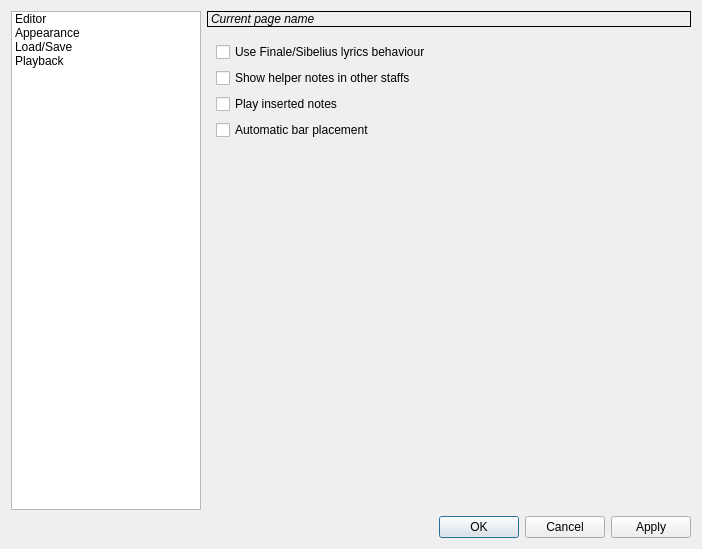
<ui version="4.0" >
 <class>uiSettingsDialog</class>
 <widget class="QDialog" name="uiSettingsDialog" >
  <property name="geometry" >
   <rect>
    <x>0</x>
    <y>0</y>
    <width>702</width>
    <height>549</height>
   </rect>
  </property>
  <property name="windowTitle" >
   <string>Settings</string>
  </property>
  <layout class="QVBoxLayout" name="verticalLayout" >
   <item>
    <layout class="QHBoxLayout" >
     <property name="spacing" >
      <number>6</number>
     </property>
     <property name="margin" >
      <number>0</number>
     </property>
     <item>
      <widget class="QListWidget" name="uiSettingsList" >
       <property name="sizePolicy" >
        <sizepolicy vsizetype="Expanding" hsizetype="Maximum" >
         <horstretch>0</horstretch>
         <verstretch>0</verstretch>
        </sizepolicy>
       </property>
       <property name="maximumSize" >
        <size>
         <width>190</width>
         <height>16777215</height>
        </size>
       </property>
       <property name="iconSize" >
        <size>
         <width>50</width>
         <height>50</height>
        </size>
       </property>
       <property name="flow" >
        <enum>QListView::TopToBottom</enum>
       </property>
       <property name="isWrapping" stdset="0" >
        <bool>false</bool>
       </property>
       <property name="spacing" >
        <number>0</number>
       </property>
       <property name="viewMode" >
        <enum>QListView::ListMode</enum>
       </property>
       <property name="uniformItemSizes" >
        <bool>false</bool>
       </property>
       <property name="wordWrap" >
        <bool>true</bool>
       </property>
       <item>
        <property name="text" >
         <string>Editor</string>
        </property>
        <property name="icon" >
         <iconset>
          <normaloff>images/settings/editorsettings.svg</normaloff>images/settings/editorsettings.svg</iconset>
        </property>
       </item>
       <item>
        <property name="text" >
         <string>Appearance</string>
        </property>
        <property name="icon" >
         <iconset>
          <normaloff>images/settings/colorsettings.svg</normaloff>images/settings/colorsettings.svg</iconset>
        </property>
       </item>
       <item>
        <property name="text" >
         <string>Load/Save</string>
        </property>
        <property name="icon" >
         <iconset>
          <normaloff>images/settings/floppy.svg</normaloff>images/settings/floppy.svg</iconset>
        </property>
       </item>
       <item>
        <property name="text" >
         <string>Playback</string>
        </property>
        <property name="icon" >
         <iconset>
          <normaloff>images/settings/midisetup.svg</normaloff>images/settings/midisetup.svg</iconset>
        </property>
       </item>
      </widget>
     </item>
     <item>
      <layout class="QVBoxLayout" >
       <property name="spacing" >
        <number>6</number>
       </property>
       <property name="margin" >
        <number>0</number>
       </property>
       <item>
        <widget class="QLabel" name="uiPageNameLabel" >
         <property name="font" >
          <font>
           <weight>50</weight>
           <italic>true</italic>
           <bold>false</bold>
          </font>
         </property>
         <property name="frameShape" >
          <enum>QFrame::Box</enum>
         </property>
         <property name="frameShadow" >
          <enum>QFrame::Plain</enum>
         </property>
         <property name="text" >
          <string>Current page name</string>
         </property>
        </widget>
       </item>
       <item>
        <widget class="QStackedWidget" name="uiStackedWidget" >
         <property name="frameShape" >
          <enum>QFrame::NoFrame</enum>
         </property>
         <property name="frameShadow" >
          <enum>QFrame::Plain</enum>
         </property>
         <property name="currentIndex" >
          <number>0</number>
         </property>
         <widget class="QWidget" name="editorSettings" >
          <layout class="QVBoxLayout" name="verticalLayout_2" >
           <item>
            <widget class="QCheckBox" name="uiFinaleLyricsCheckBox" >
             <property name="toolTip" >
              <string>When making hyphen, immediately jump to the next syllable without hitting space bar key.</string>
             </property>
             <property name="text" >
              <string>Use Finale/Sibelius lyrics behaviour</string>
             </property>
            </widget>
           </item>
           <item>
            <widget class="QCheckBox" name="uiShadowNotesInOtherStaffs" >
             <property name="toolTip" >
              <string>When inserting notes, show the helper notes in all staffs, not only in the active one.</string>
             </property>
             <property name="text" >
              <string>Show helper notes in other staffs</string>
             </property>
            </widget>
           </item>
           <item>
            <widget class="QCheckBox" name="uiPlayInsertedNotes" >
             <property name="toolTip" >
              <string>When inserting notes or changing existing notes pitch, play the new notes.</string>
             </property>
             <property name="text" >
              <string>Play inserted notes</string>
             </property>
            </widget>
           </item>
           <item>
            <widget class="QCheckBox" name="uiAutoBar" >
             <property name="toolTip" >
              <string>When inserting notes and rests, place a barline automatically, if the last bar is full.</string>
             </property>
             <property name="text" >
              <string>Automatic bar placement</string>
             </property>
            </widget>
           </item>
           <item>
            <spacer name="verticalSpacer" >
             <property name="orientation" >
              <enum>Qt::Vertical</enum>
             </property>
             <property name="sizeHint" stdset="0" >
              <size>
               <width>20</width>
               <height>40</height>
              </size>
             </property>
            </spacer>
           </item>
          </layout>
         </widget>
         <widget class="QWidget" name="appearanceSettings" >
          <widget class="QLabel" name="uiPreviewLabel" >
           <property name="geometry" >
            <rect>
             <x>10</x>
             <y>310</y>
             <width>84</width>
             <height>24</height>
            </rect>
           </property>
           <property name="text" >
            <string>Preview:</string>
           </property>
          </widget>
          <widget class="CAScoreViewPort" native="1" name="uiPreviewScoreViewPort" >
           <property name="geometry" >
            <rect>
             <x>10</x>
             <y>330</y>
             <width>640</width>
             <height>480</height>
            </rect>
           </property>
          </widget>
          <widget class="QWidget" name="layoutWidget" >
           <property name="geometry" >
            <rect>
             <x>10</x>
             <y>10</y>
             <width>481</width>
             <height>290</height>
            </rect>
           </property>
           <layout class="QVBoxLayout" >
            <property name="spacing" >
             <number>6</number>
            </property>
            <property name="margin" >
             <number>0</number>
            </property>
            <item>
             <layout class="QHBoxLayout" >
              <property name="spacing" >
               <number>6</number>
              </property>
              <property name="margin" >
               <number>0</number>
              </property>
              <item>
               <widget class="QLabel" name="uiBackgroundLabel" >
                <property name="toolTip" >
                 <string>Color which the background is filled.</string>
                </property>
                <property name="text" >
                 <string>Background color</string>
                </property>
               </widget>
              </item>
              <item>
               <widget class="QPushButton" name="uiBackgroundColor" >
                <property name="maximumSize" >
                 <size>
                  <width>80</width>
                  <height>16777215</height>
                 </size>
                </property>
                <property name="text" >
                 <string/>
                </property>
               </widget>
              </item>
              <item>
               <widget class="QPushButton" name="uiBackgroundRevert" >
                <property name="maximumSize" >
                 <size>
                  <width>30</width>
                  <height>16777215</height>
                 </size>
                </property>
                <property name="icon" >
                 <iconset>
                  <normaloff>images/settings/revert.svg</normaloff>images/settings/revert.svg</iconset>
                </property>
               </widget>
              </item>
             </layout>
            </item>
            <item>
             <layout class="QHBoxLayout" >
              <property name="spacing" >
               <number>6</number>
              </property>
              <property name="margin" >
               <number>0</number>
              </property>
              <item>
               <widget class="QLabel" name="uiForegroundLabel" >
                <property name="toolTip" >
                 <string>Color which the music elements are painted.</string>
                </property>
                <property name="text" >
                 <string>Foreground color</string>
                </property>
               </widget>
              </item>
              <item>
               <widget class="QPushButton" name="uiForegroundColor" >
                <property name="maximumSize" >
                 <size>
                  <width>80</width>
                  <height>16777215</height>
                 </size>
                </property>
                <property name="text" >
                 <string/>
                </property>
               </widget>
              </item>
              <item>
               <widget class="QPushButton" name="uiForegroundRevert" >
                <property name="maximumSize" >
                 <size>
                  <width>30</width>
                  <height>16777215</height>
                 </size>
                </property>
                <property name="icon" >
                 <iconset>
                  <normaloff>images/settings/revert.svg</normaloff>images/settings/revert.svg</iconset>
                </property>
               </widget>
              </item>
             </layout>
            </item>
            <item>
             <layout class="QHBoxLayout" >
              <property name="spacing" >
               <number>6</number>
              </property>
              <property name="margin" >
               <number>0</number>
              </property>
              <item>
               <widget class="QLabel" name="uiSelectionLabel" >
                <property name="toolTip" >
                 <string>Color which the selected music elements are painted.</string>
                </property>
                <property name="text" >
                 <string>Selected elements</string>
                </property>
               </widget>
              </item>
              <item>
               <widget class="QPushButton" name="uiSelectionColor" >
                <property name="maximumSize" >
                 <size>
                  <width>80</width>
                  <height>16777215</height>
                 </size>
                </property>
                <property name="text" >
                 <string/>
                </property>
               </widget>
              </item>
              <item>
               <widget class="QPushButton" name="uiSelectionRevert" >
                <property name="maximumSize" >
                 <size>
                  <width>30</width>
                  <height>16777215</height>
                 </size>
                </property>
                <property name="icon" >
                 <iconset>
                  <normaloff>images/settings/revert.svg</normaloff>images/settings/revert.svg</iconset>
                </property>
               </widget>
              </item>
             </layout>
            </item>
            <item>
             <layout class="QHBoxLayout" >
              <property name="spacing" >
               <number>6</number>
              </property>
              <property name="margin" >
               <number>0</number>
              </property>
              <item>
               <widget class="QLabel" name="uiSelectedContextLabel" >
                <property name="toolTip" >
                 <string>Color which the current context is painted.</string>
                </property>
                <property name="text" >
                 <string>Selected context</string>
                </property>
               </widget>
              </item>
              <item>
               <widget class="QPushButton" name="uiSelectedContextColor" >
                <property name="maximumSize" >
                 <size>
                  <width>80</width>
                  <height>16777215</height>
                 </size>
                </property>
                <property name="text" >
                 <string/>
                </property>
               </widget>
              </item>
              <item>
               <widget class="QPushButton" name="uiSelectedContextRevert" >
                <property name="maximumSize" >
                 <size>
                  <width>30</width>
                  <height>16777215</height>
                 </size>
                </property>
                <property name="icon" >
                 <iconset>
                  <normaloff>images/settings/revert.svg</normaloff>images/settings/revert.svg</iconset>
                </property>
               </widget>
              </item>
             </layout>
            </item>
            <item>
             <layout class="QHBoxLayout" >
              <property name="spacing" >
               <number>6</number>
              </property>
              <property name="margin" >
               <number>0</number>
              </property>
              <item>
               <widget class="QLabel" name="uiSelectionAreaLabel" >
                <property name="toolTip" >
                 <string>Color which the selection area background is filled.</string>
                </property>
                <property name="text" >
                 <string>Selection area</string>
                </property>
               </widget>
              </item>
              <item>
               <widget class="QPushButton" name="uiSelectionAreaColor" >
                <property name="maximumSize" >
                 <size>
                  <width>80</width>
                  <height>16777215</height>
                 </size>
                </property>
                <property name="text" >
                 <string/>
                </property>
               </widget>
              </item>
              <item>
               <widget class="QPushButton" name="uiSelectionAreaRevert" >
                <property name="maximumSize" >
                 <size>
                  <width>30</width>
                  <height>16777215</height>
                 </size>
                </property>
                <property name="icon" >
                 <iconset>
                  <normaloff>images/settings/revert.svg</normaloff>images/settings/revert.svg</iconset>
                </property>
               </widget>
              </item>
             </layout>
            </item>
            <item>
             <layout class="QHBoxLayout" >
              <property name="spacing" >
               <number>6</number>
              </property>
              <property name="margin" >
               <number>0</number>
              </property>
              <item>
               <widget class="QLabel" name="uiHiddenElementsLabel" >
                <property name="toolTip" >
                 <string>Color which the invisible elements are painted in current-voice-only mode.</string>
                </property>
                <property name="text" >
                 <string>Hidden elements</string>
                </property>
               </widget>
              </item>
              <item>
               <widget class="QPushButton" name="uiHiddenElementsColor" >
                <property name="maximumSize" >
                 <size>
                  <width>80</width>
                  <height>16777215</height>
                 </size>
                </property>
                <property name="text" >
                 <string/>
                </property>
               </widget>
              </item>
              <item>
               <widget class="QPushButton" name="uiHiddenElementsRevert" >
                <property name="maximumSize" >
                 <size>
                  <width>30</width>
                  <height>16777215</height>
                 </size>
                </property>
                <property name="icon" >
                 <iconset>
                  <normaloff>images/settings/revert.svg</normaloff>images/settings/revert.svg</iconset>
                </property>
               </widget>
              </item>
             </layout>
            </item>
            <item>
             <layout class="QHBoxLayout" >
              <property name="spacing" >
               <number>6</number>
              </property>
              <property name="margin" >
               <number>0</number>
              </property>
              <item>
               <widget class="QLabel" name="uiDisabledElements" >
                <property name="toolTip" >
                 <string>Color which the elements in non-selected voice are painted.</string>
                </property>
                <property name="text" >
                 <string>Disabled elements</string>
                </property>
               </widget>
              </item>
              <item>
               <widget class="QPushButton" name="uiDisabledElementsColor" >
                <property name="maximumSize" >
                 <size>
                  <width>80</width>
                  <height>16777215</height>
                 </size>
                </property>
                <property name="text" >
                 <string/>
                </property>
               </widget>
              </item>
              <item>
               <widget class="QPushButton" name="uiDisabledElementsRevert" >
                <property name="maximumSize" >
                 <size>
                  <width>30</width>
                  <height>16777215</height>
                 </size>
                </property>
                <property name="icon" >
                 <iconset>
                  <normaloff>images/settings/revert.svg</normaloff>images/settings/revert.svg</iconset>
                </property>
               </widget>
              </item>
             </layout>
            </item>
           </layout>
          </widget>
         </widget>
         <widget class="QWidget" name="loadSaveSettings" >
          <widget class="QWidget" name="layoutWidget" >
           <property name="geometry" >
            <rect>
             <x>10</x>
             <y>10</y>
             <width>481</width>
             <height>68</height>
            </rect>
           </property>
           <layout class="QVBoxLayout" >
            <property name="spacing" >
             <number>6</number>
            </property>
            <property name="margin" >
             <number>0</number>
            </property>
            <item>
             <widget class="QLabel" name="uiDocumentsDirectoryLabel" >
              <property name="text" >
               <string>Default documents location:</string>
              </property>
             </widget>
            </item>
            <item>
             <layout class="QHBoxLayout" >
              <property name="spacing" >
               <number>6</number>
              </property>
              <property name="margin" >
               <number>0</number>
              </property>
              <item>
               <widget class="QLineEdit" name="uiDocumentsDirectory" />
              </item>
              <item>
               <widget class="QPushButton" name="uiDocumentsDirectoryBrowse" >
                <property name="maximumSize" >
                 <size>
                  <width>30</width>
                  <height>16777215</height>
                 </size>
                </property>
                <property name="text" >
                 <string>...</string>
                </property>
               </widget>
              </item>
              <item>
               <widget class="QPushButton" name="uiDocumentsDirectoryRevert" >
                <property name="maximumSize" >
                 <size>
                  <width>30</width>
                  <height>16777215</height>
                 </size>
                </property>
                <property name="icon" >
                 <iconset>
                  <normaloff>images/settings/revert.svg</normaloff>images/settings/revert.svg</iconset>
                </property>
               </widget>
              </item>
             </layout>
            </item>
           </layout>
          </widget>
          <widget class="QWidget" name="layoutWidget" >
           <property name="geometry" >
            <rect>
             <x>10</x>
             <y>90</y>
             <width>481</width>
             <height>61</height>
            </rect>
           </property>
           <layout class="QVBoxLayout" >
            <property name="spacing" >
             <number>6</number>
            </property>
            <property name="margin" >
             <number>0</number>
            </property>
            <item>
             <widget class="QLabel" name="uiDefaultSaveLabel" >
              <property name="text" >
               <string>Default file format for saving:</string>
              </property>
             </widget>
            </item>
            <item>
             <widget class="QComboBox" name="uiDefaultSaveComboBox" >
              <property name="sizePolicy" >
               <sizepolicy vsizetype="Preferred" hsizetype="Preferred" >
                <horstretch>0</horstretch>
                <verstretch>0</verstretch>
               </sizepolicy>
              </property>
             </widget>
            </item>
           </layout>
          </widget>
          <widget class="QWidget" name="layoutWidget" >
           <property name="geometry" >
            <rect>
             <x>10</x>
             <y>160</y>
             <width>481</width>
             <height>33</height>
            </rect>
           </property>
           <layout class="QHBoxLayout" >
            <property name="spacing" >
             <number>6</number>
            </property>
            <property name="margin" >
             <number>0</number>
            </property>
            <item>
             <widget class="QLabel" name="uiAutoRecoveryLabel" >
              <property name="sizePolicy" >
               <sizepolicy vsizetype="Preferred" hsizetype="Maximum" >
                <horstretch>0</horstretch>
                <verstretch>0</verstretch>
               </sizepolicy>
              </property>
              <property name="text" >
               <string comment="Auto save every %n minutes." >Recovery saving interval in minutes:</string>
              </property>
             </widget>
            </item>
            <item>
             <widget class="QSpinBox" name="uiAutoRecoverySpinBox" >
              <property name="maximumSize" >
               <size>
                <width>70</width>
                <height>16777215</height>
               </size>
              </property>
              <property name="toolTip" >
               <string>Automatically make recovery documents every specified number of ellapsed minutes. 0 to disable recovery saving.</string>
              </property>
             </widget>
            </item>
            <item>
             <spacer>
              <property name="orientation" >
               <enum>Qt::Horizontal</enum>
              </property>
              <property name="sizeHint" stdset="0" >
               <size>
                <width>40</width>
                <height>20</height>
               </size>
              </property>
             </spacer>
            </item>
           </layout>
          </widget>
         </widget>
         <widget class="QWidget" name="midiSettings" >
          <widget class="QWidget" name="layoutWidget" >
           <property name="geometry" >
            <rect>
             <x>10</x>
             <y>10</y>
             <width>481</width>
             <height>431</height>
            </rect>
           </property>
           <layout class="QHBoxLayout" >
            <property name="spacing" >
             <number>6</number>
            </property>
            <property name="margin" >
             <number>0</number>
            </property>
            <item>
             <layout class="QVBoxLayout" >
              <property name="spacing" >
               <number>6</number>
              </property>
              <property name="margin" >
               <number>0</number>
              </property>
              <item>
               <widget class="QLabel" name="uiMidiInLabel" >
                <property name="text" >
                 <string>MIDI IN devices:</string>
                </property>
               </widget>
              </item>
              <item>
               <widget class="QListWidget" name="uiMidiInList" />
              </item>
             </layout>
            </item>
            <item>
             <widget class="Line" name="line" >
              <property name="orientation" >
               <enum>Qt::Vertical</enum>
              </property>
             </widget>
            </item>
            <item>
             <layout class="QVBoxLayout" >
              <property name="spacing" >
               <number>6</number>
              </property>
              <property name="margin" >
               <number>0</number>
              </property>
              <item>
               <widget class="QLabel" name="uiMidiOutLabel" >
                <property name="text" >
                 <string>MIDI OUT devices:</string>
                </property>
               </widget>
              </item>
              <item>
               <widget class="QListWidget" name="uiMidiOutList" />
              </item>
             </layout>
            </item>
           </layout>
          </widget>
         </widget>
        </widget>
       </item>
      </layout>
     </item>
    </layout>
   </item>
   <item>
    <widget class="QDialogButtonBox" name="uiButtonBox" >
     <property name="orientation" >
      <enum>Qt::Horizontal</enum>
     </property>
     <property name="standardButtons" >
      <set>QDialogButtonBox::Apply|QDialogButtonBox::Cancel|QDialogButtonBox::Ok</set>
     </property>
    </widget>
   </item>
  </layout>
 </widget>
 <customwidgets>
  <customwidget>
   <class>CAScoreViewPort</class>
   <extends>QWidget</extends>
   <header>widgets/scoreviewport.h</header>
  </customwidget>
 </customwidgets>
 <resources/>
 <connections>
  <connection>
   <sender>uiButtonBox</sender>
   <signal>accepted()</signal>
   <receiver>uiSettingsDialog</receiver>
   <slot>accept()</slot>
   <hints>
    <hint type="sourcelabel" >
     <x>249</x>
     <y>541</y>
    </hint>
    <hint type="destinationlabel" >
     <x>157</x>
     <y>274</y>
    </hint>
   </hints>
  </connection>
  <connection>
   <sender>uiButtonBox</sender>
   <signal>rejected()</signal>
   <receiver>uiSettingsDialog</receiver>
   <slot>reject()</slot>
   <hints>
    <hint type="sourcelabel" >
     <x>317</x>
     <y>541</y>
    </hint>
    <hint type="destinationlabel" >
     <x>286</x>
     <y>274</y>
    </hint>
   </hints>
  </connection>
 </connections>
</ui>
